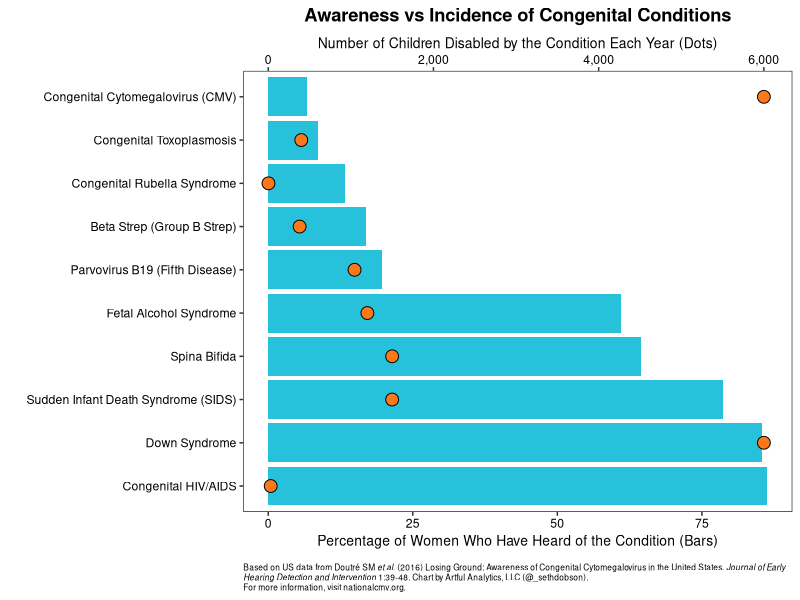

Write R code to recreate this figure. (Note: this script raises an error after producing the figure.)
library(tidyverse)
library(cowplot)
library(ggtext)
library(magick)

# Get data from Doutre et al.

df <- tribble(
  ~condition, ~awareness, ~incidence,
  "Congenital Cytomegalovirus (CMV)", 6.7, 6000,
  "Congenital Toxoplasmosis", 8.53, 400,
  "Congenital Rubella Syndrome", 13.27, 3,
  "Beta Strep (Group B Strep)", 16.91, 380,
  "Parvovirus B19 (Fifth Disease)", 19.63, 1045,
  "Fetal Alcohol Syndrome", 61.04, 1200,
  "Spina Bifida", 64.54, 1500,
  "Sudden Infant Death Syndrome (SIDS)", 78.7, 1500,
  "Down Syndrome", 85.44, 6000,
  "Congenital HIV/AIDS", 86.33, 30
)

# Create chart

p <-
  df %>%
  ggplot(aes(x = reorder(condition, desc(awareness)), y = awareness)) +
  geom_col(fill = "#28C1DB") +
  geom_point(
    aes(x = condition, y = incidence / 70),
    size = 4,
    pch = 21,
    fill = "#FB791A"
  ) +
  scale_y_continuous(
    sec.axis = sec_axis(
      ~ . * 70, 
      name = "Number of Children Disabled by the Condition Each Year (Dots)",
      labels = scales::comma_format()
    )
  ) +
  coord_flip() +
  labs(
    x = "",
    y = "Percentage of Women Who Have Heard of the Condition (Bars)",
    title = "Awareness vs Incidence of Congenital Conditions",
    caption = "Based on US data from Doutré SM *et al.* (2016) Losing Ground: Awareness of Congenital Cytomegalovirus 
    in the United States. *Journal of Early Hearing Detection and Intervention* 1:39-48. Chart by Artful Analytics, 
    LLC (@_sethdobson). <br>For more information, visit nationalcmv.org."
  ) +
  theme_bw() +
  theme(
    plot.title = element_text(face = "bold", hjust = .5),
    plot.caption = element_textbox_simple(size = 6, margin = margin(10, 0, 0, 0)),
    axis.text = element_text(color = "black"),
    axis.title = element_text(size = 10),
    axis.title.x = element_text()
  ) +
  background_grid(major = "none")

# Save chart

ggsave2(
  "images/cmv_awareness-vs-incidence.png", 
  plot = p, 
  width = 7, 
  height = 4
)
